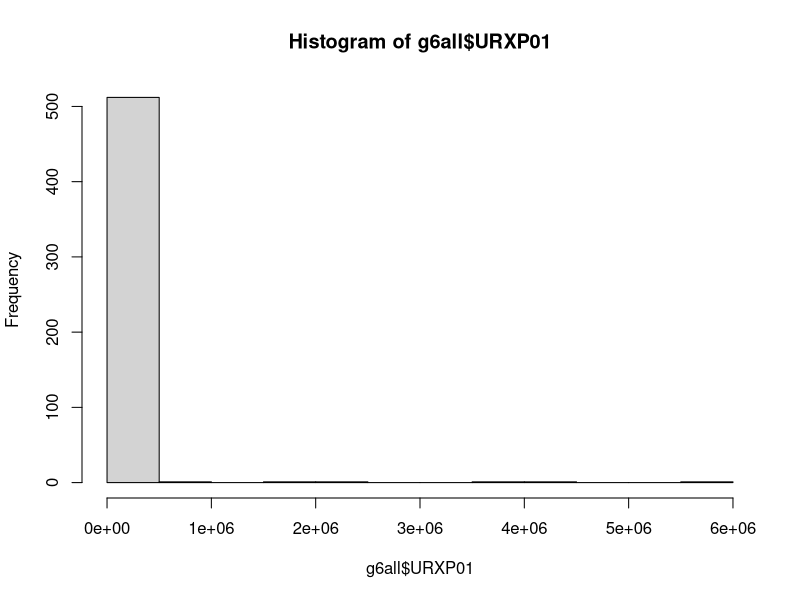
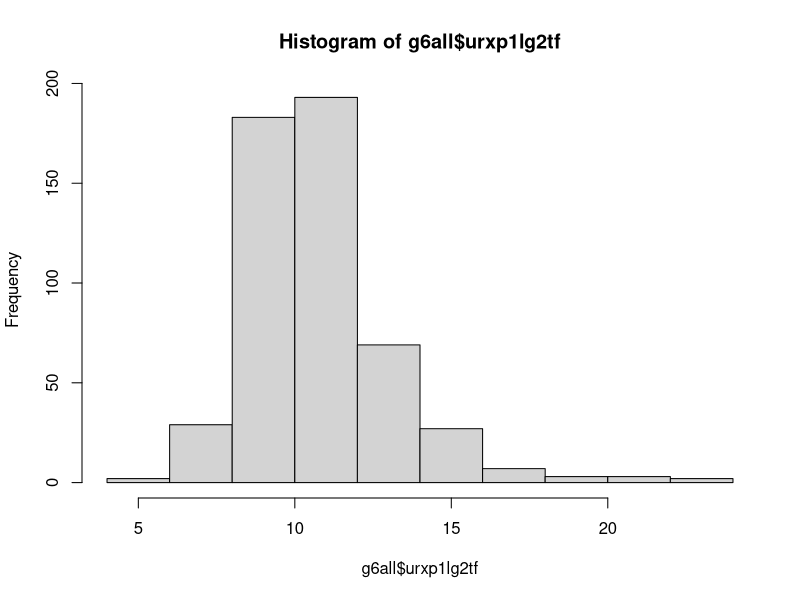
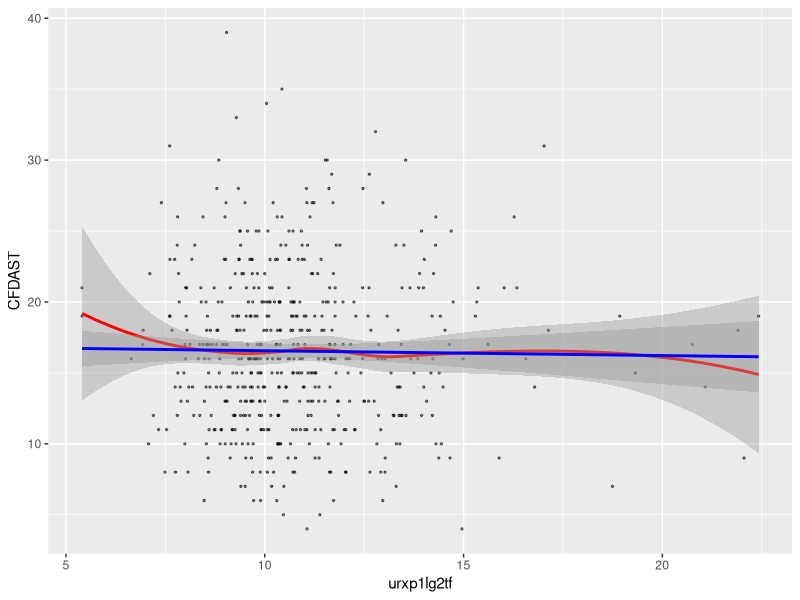
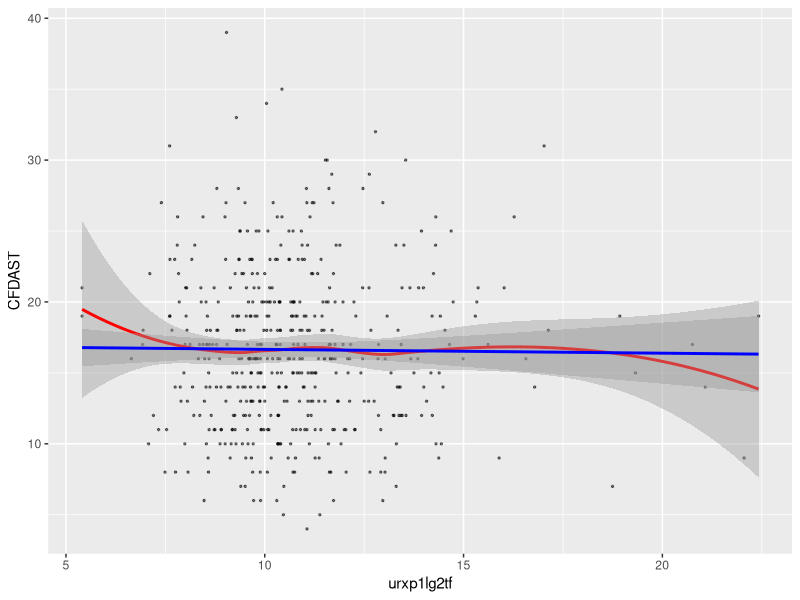
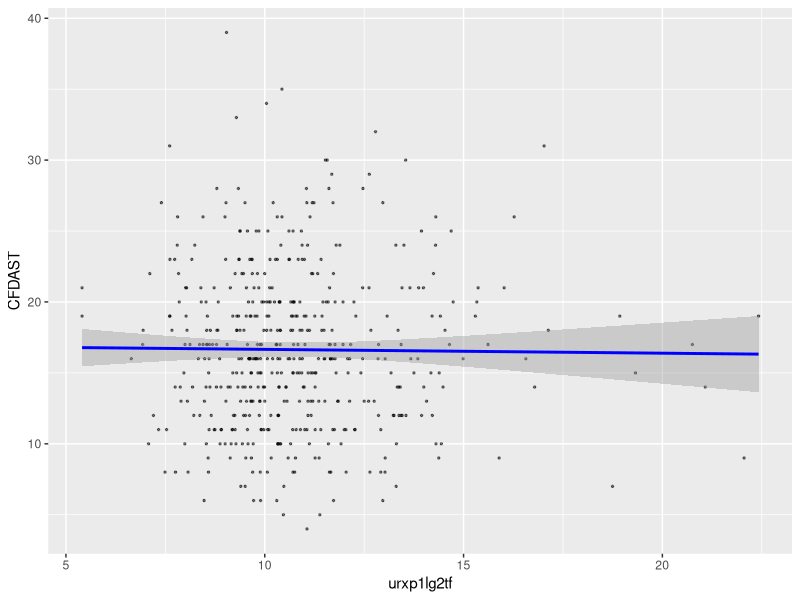

Source code (R) for these figures, in order:
library(tidyverse)

conf2013 = read.csv("confounders2013.csv") # Create object for confounders
group6 = read.csv("group6.csv") # Create object for group 6 variables

# Create a new object that only has the variables of interest (confounders haven't been added yet)
names(group6)
g6sm = dplyr::select(group6,"SEQN", "URXP01", "CFDAST") # Limit your variables to those used for exposure and outcome
head(g6sm, n = 20) # Look at the first 20 rows of your object
g6sm = na.omit(g6sm) # Eliminate observations that have NA values
head(g6sm, n = 20) # Check the first 20 rows again

# Merge your dataset with the confounders dataset
g6all = merge(g6sm, conf2013, by="SEQN") # This will only merge the observations that have matching SEQN
head(g6all, n = 20) # Look at first 20 observations - note that some of the confounders have NA, but we won't worry about that
write_csv(g6all, "g6all.csv") # Write a csv file that has all your variables and confounders

#Looking more closely at your data
summary(g6all) # Look at summary statistics.
hist(g6all$URXP01)
quantile(g6all$URXP01, probs = seq(0, 1, 0.1), na.rm = TRUE)
quantile(g6all$URXP01, probs = seq(0.9, 1, 0.01), na.rm = TRUE)

g6all$urxp1lg2tf <- log2(g6all$URXP01)
hist(g6all$urxp1lg2tf)

glm.g6all = glm(CFDAST ~ urxp1lg2tf, data = g6all)
ggplot(data = glm.g6all, mapping = aes(x = urxp1lg2tf, y = CFDAST)) +
  geom_point(size = 0.5, alpha = 0.5) +
  geom_smooth(method = "loess", color = "red") +
  geom_smooth(method = "lm", color = "blue")

glm.g6allconf = glm(CFDAST ~ urxp1lg2tf + RIDAGEYR + factor(RIAGENDR) + factor(RIDRETH3) + INDHHIN2 + INDFMPIR, data = g6all)
ggplot(data = glm.g6allconf, mapping = aes(x = urxp1lg2tf, y = CFDAST)) +
  geom_point(size = 0.5, alpha = 0.5) +
  geom_smooth(method = "loess", color = "red") +
  geom_smooth(method = "lm", color = "blue")
summary(glm.g6allconf)

lm.g6allconf = lm(CFDAST ~ urxp1lg2tf + RIDAGEYR + factor(RIAGENDR) + factor(RIDRETH3) + INDHHIN2 + INDFMPIR, data = g6all)
ggplot(data = lm.g6allconf, mapping = aes(x = urxp1lg2tf, y = CFDAST)) +
  geom_point(size = 0.5, alpha = 0.5) +
  geom_smooth(method = "lm", color = "blue")
summary(lm.g6allconf)
confint(lm.g6allconf)
